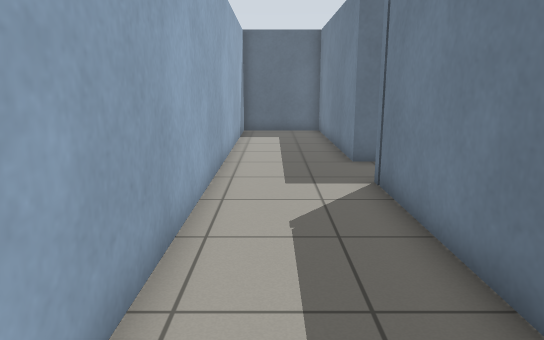
view 1 (above)

13 first-person views from a walk through a robot-simulator world made for Gazebo. The camera is 1.1 m above the floor, tilts 12° down and sees 70° across. The floor is counted in squares, 0.5 m on a side. Each view is taken from the middle of a square. On the plan, view 1 faces up. The plan holds only what a view shows up to about 20 squares ahead; the rest is blank.

view 2
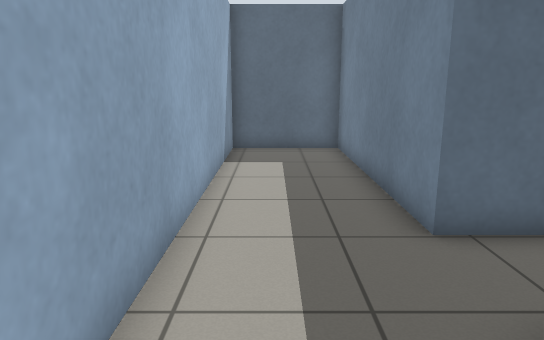

view 3
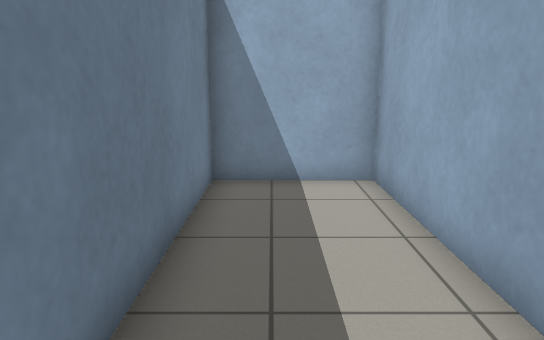

view 4
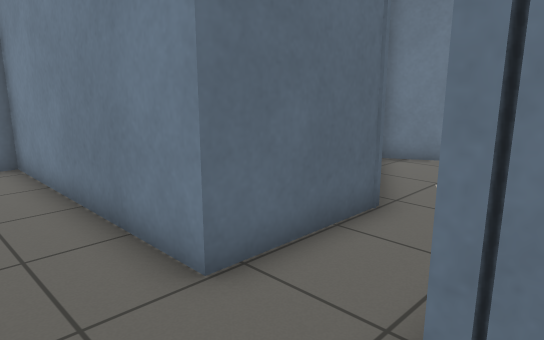

view 5
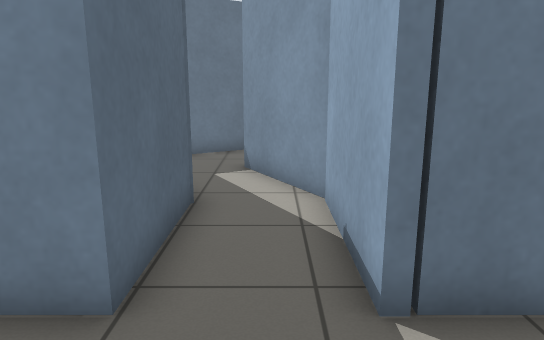

view 6
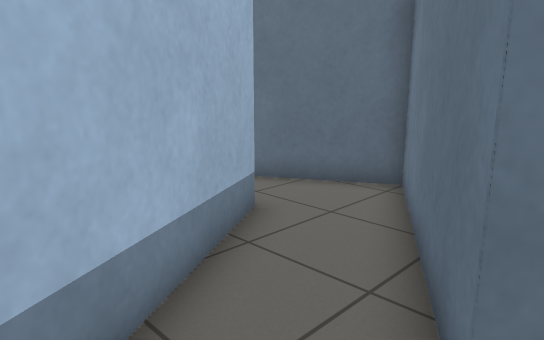

view 7
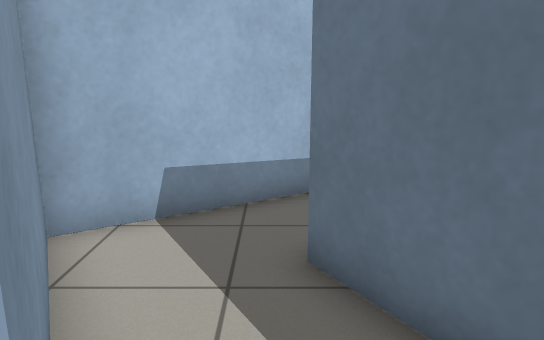

view 8
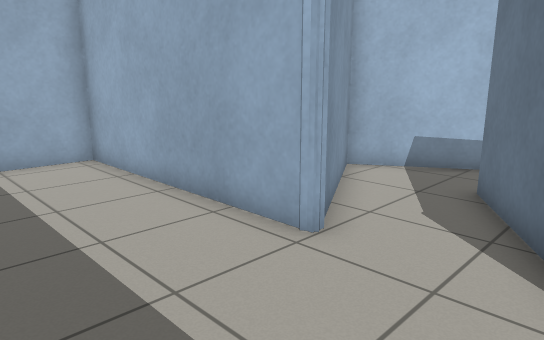

view 9
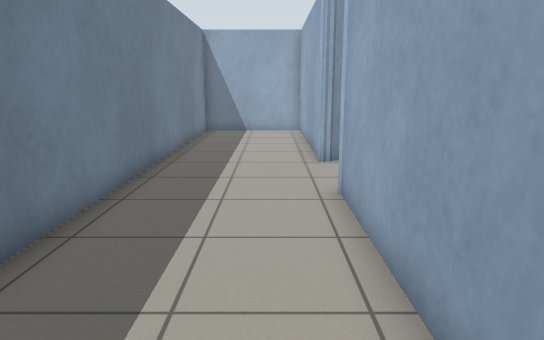

view 10
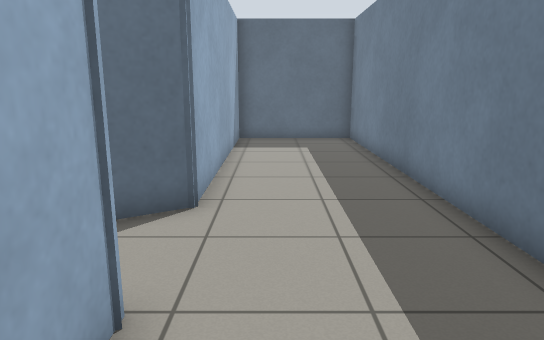

view 11
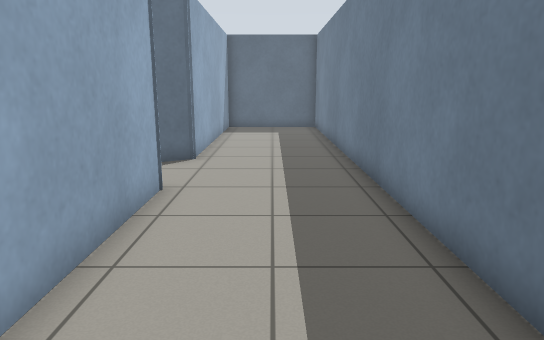

view 12
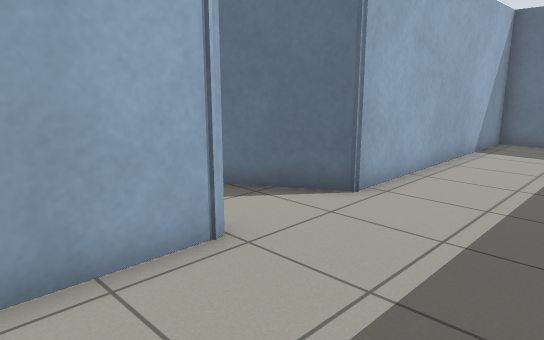

view 13
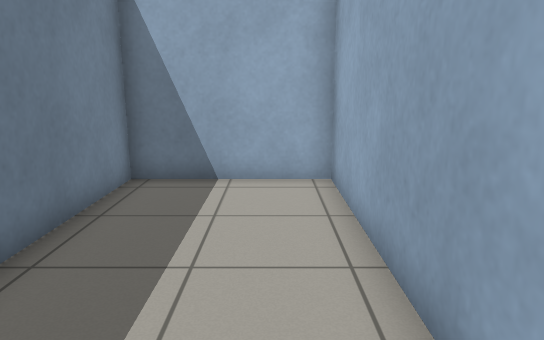

### Floor plan
Points are (right, up) in squares from view 1. A wall is a line through its corners. A room is listed if a view was taken in it or the views show most of it. See-through windows are left out.
Room 1 (views 1, 2, 3, 4, 5)
walls: (6.5, 11.6) (2.4, 11.6) (2.4, 20.3) (-1.5, 20.3) (-1.5, -2.1) (2.4, -2.1) (2.4, 8.9) (6.6, 8.9) (8.7, 10.2)
ways out: opening at (8, 11) to room 2
Room 2 (views 6, 7, 8, 9, 10, 11, 12, 13)
walls: (18.6, 7.4) (18.6, -1.3) (23.5, -1.3) (23.5, 21.1) (18.6, 21.1) (18.6, 11) (14.3, 8.5) (11, 14.3) (7.9, 12.5); (8.7, 10.2) (9.8, 10.8) (13.5, 4.6) (18.4, 7.4)
ways out: opening at (8, 11) to room 1

Where each view was taken, in squares from view 1:
view 1: 0 up, 0 right, facing up
view 2: 6 up, 0 right, facing up
view 3: 7 up, 1 right, facing down
view 4: 8 up, 0 right, facing up-right
view 5: 10 up, 1 left, facing right
view 6: 6 up, 15 right, facing up-left
view 7: 8 up, 19 right, facing left
view 8: 11 up, 23 right, facing down-left
view 9: 19 up, 20 right, facing down
view 10: 4 up, 20 right, facing up
view 11: 1 down, 21 right, facing up
view 12: 4 up, 23 right, facing up-left
view 13: 8 up, 20 right, facing down
